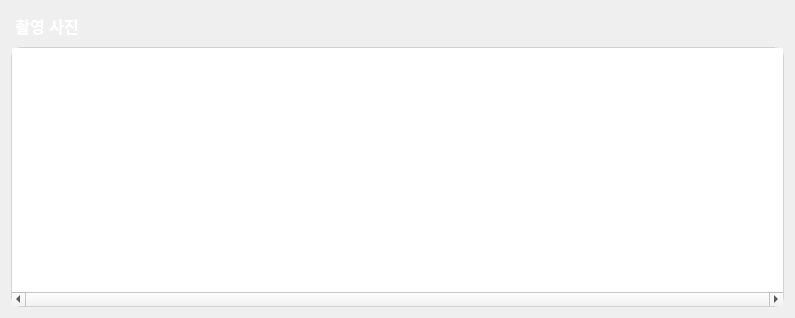
<?xml version="1.0" encoding="UTF-8"?>
<ui version="4.0">
 <class>ImageManager</class>
 <widget class="QWidget" name="ImageManager">
  <property name="geometry">
   <rect>
    <x>0</x>
    <y>0</y>
    <width>795</width>
    <height>318</height>
   </rect>
  </property>
  <property name="windowTitle">
   <string>Form</string>
  </property>
  <layout class="QGridLayout" name="gridLayout">
   <item row="0" column="0">
    <layout class="QVBoxLayout" name="verticalLayout">
     <item>
      <widget class="QLabel" name="label_4">
       <property name="minimumSize">
        <size>
         <width>0</width>
         <height>30</height>
        </size>
       </property>
       <property name="font">
        <font>
         <pointsize>12</pointsize>
         <bold>true</bold>
        </font>
       </property>
       <property name="styleSheet">
        <string notr="true">background-color: qlineargradient(spread:pad, x1:0, y1:0, x2:1, 
                                                        y2:1, stop:0 rgba(149, 210, 253, 255),
                                                        stop:1 rgba(152, 136, 248, 255));
border-radius:10px;
color:#ffffff;</string>
       </property>
       <property name="text">
        <string> 촬영 사진</string>
       </property>
      </widget>
     </item>
     <item>
      <widget class="QListWidget" name="imageListWidget">
       <property name="baseSize">
        <size>
         <width>600</width>
         <height>80</height>
        </size>
       </property>
       <property name="styleSheet">
        <string notr="true">QListWidget {
border-radius:10px;
border: 1px solid rgba(190, 190, 190, 150);
}</string>
       </property>
       <property name="verticalScrollBarPolicy">
        <enum>Qt::ScrollBarAsNeeded</enum>
       </property>
       <property name="horizontalScrollBarPolicy">
        <enum>Qt::ScrollBarAlwaysOn</enum>
       </property>
       <property name="iconSize">
        <size>
         <width>300</width>
         <height>300</height>
        </size>
       </property>
       <property name="movement">
        <enum>QListView::Static</enum>
       </property>
       <property name="flow">
        <enum>QListView::TopToBottom</enum>
       </property>
       <property name="resizeMode">
        <enum>QListView::Adjust</enum>
       </property>
       <property name="viewMode">
        <enum>QListView::IconMode</enum>
       </property>
       <property name="batchSize">
        <number>96</number>
       </property>
      </widget>
     </item>
    </layout>
   </item>
  </layout>
 </widget>
 <resources/>
 <connections/>
</ui>
